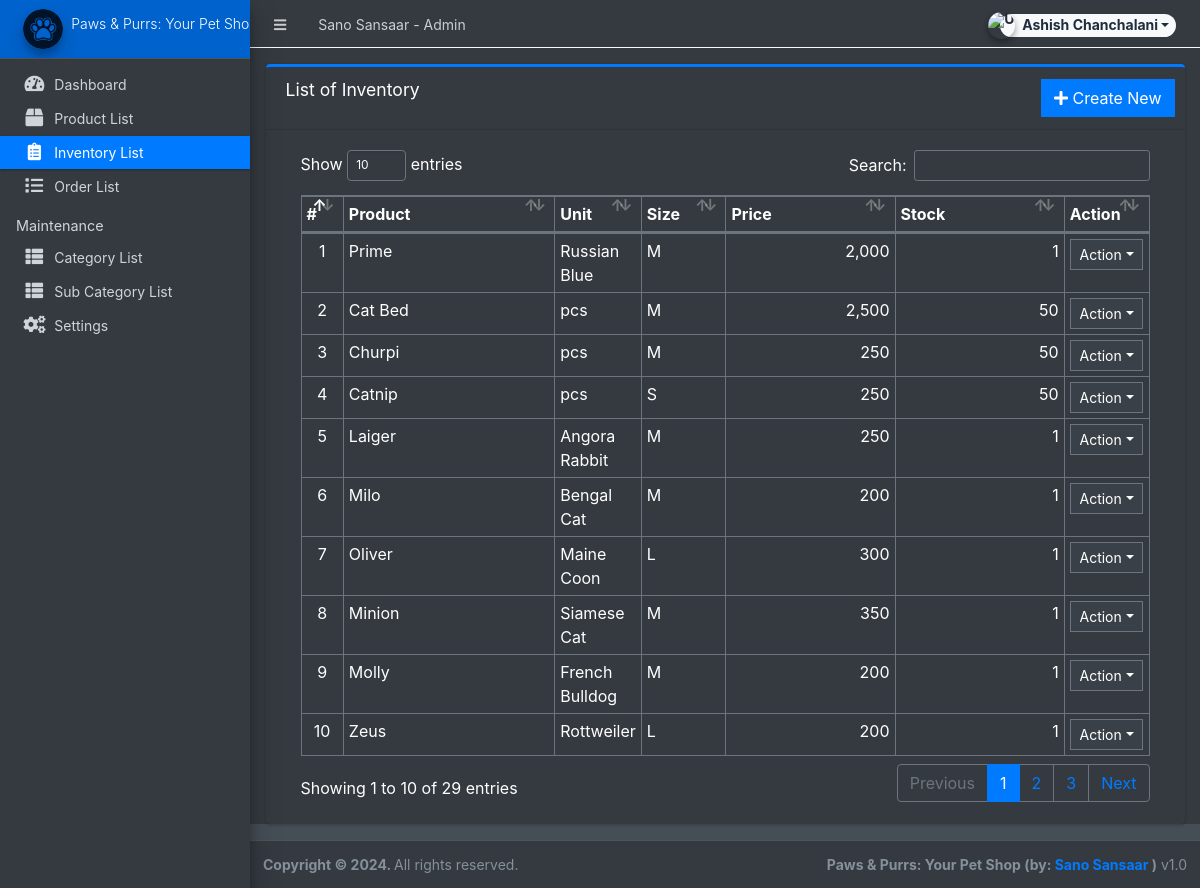
Page /pet_shop/admin/?page=inventory (signed in) on the committed database.
### tables this page shows
CREATE TABLE `inventory` (
  `id` int(30) NOT NULL,
  `product_id` int(30) NOT NULL,
  `quantity` double NOT NULL,
  `unit` varchar(100) NOT NULL,
  `price` float NOT NULL,
  `size` varchar(250) NOT NULL,
  `date_created` datetime NOT NULL DEFAULT current_timestamp(),
  `date_updated` datetime DEFAULT NULL ON UPDATE current_timestamp()
);

CREATE TABLE `products` (
  `id` int(30) NOT NULL,
  `category_id` int(30) NOT NULL,
  `sub_category_id` int(30) NOT NULL,
  `product_name` varchar(250) NOT NULL,
  `description` text NOT NULL,
  `status` tinyint(1) NOT NULL DEFAULT 1,
  `date_created` datetime NOT NULL DEFAULT current_timestamp()
);

### pet_shop/admin/inventory/index.php (the view, shortened to what this page needs)
<div class="card card-outline card-primary">
	<div class="card-header">
		<h3 class="card-title">List of Inventory</h3>
		<div class="card-tools">
			<a href="?page=inventory/manage_inventory" class="btn btn-flat btn-primary"><span class="fas fa-plus"></span>  Create New</a>
		</div>
	</div>
	<div class="card-body">
		<div class="container-fluid">
        <div class="container-fluid">
			<table class="table table-bordered table-stripped">
				<colgroup>
					<col width="5%">
					<col width="25%">
					<col width="10%">
					<col width="10%">
					<col width="20%">
					<col width="20%">
					<col width="10%">
				</colgroup>
				<thead>
					<tr>
						<th>#</th>
						<th>Product</th>
						<th>Unit</th>
						<th>Size</th>
						<th>Price</th>
						<th>Stock</th>
						<th>Action</th>
					</tr>
				</thead>
				<tbody>
					<?php
					$i = 1;
						$qry = $conn->query("SELECT i.*,p.product_name as product from `inventory` i inner join `products` p on p.id = i.product_id order by unix_timestamp(i.date_created) desc ");
						while($row = $qry->fetch_assoc()):
						$sold = $conn->query("SELECT SUM(ol.quantity) as sold FROM order_list ol inner join orders o on o.id = ol.order_id where ol.product_id='{$row['id']}' and o.`status` != 4 ");
						$sold = $sold->num_rows > 0 ? $sold->fetch_assoc()['sold'] : 0;
						$avail = $row['quantity'] - $sold;
					?>
						<tr>
							<td class="text-center"><?php echo $i++; ?></td>
							<td><?php echo $row['product'] ?></td>
							<td><?php echo $row['unit'] ?></td>
							<td><?php echo $row['size'] ?></td>
							<td class="text-right"><?php echo number_format($row['price']) ?></td>
							<td class="text-right"><?php echo $avail ?></td>
							<td align="center">
								 <button type="button" class="btn btn-flat btn-default btn-sm dropdown-toggle dropdown-icon" data-toggle="dropdown">
				                  		Action
				                  </button>
							</td>
						</tr>
					<?php endwhile; ?>
				</tbody>
			</table>
		</div>
		</div>
	</div>
</div>

### rows in the picture
inventory: product.product_name "Prime", unit "Russian Blue", size "M", price "2,000", quantity "1"
inventory: product.product_name "Cat Bed", unit "pcs", size "M", price "2,500", quantity "50"
inventory: product.product_name "Churpi", unit "pcs", size "M", price "250", quantity "50"
inventory: product.product_name "Catnip", unit "pcs", size "S", price "250", quantity "50"
inventory: product.product_name "Laiger", unit "Angora Rabbit", size "M", price "250", quantity "1"
inventory: product.product_name "Milo", unit "Bengal Cat", size "M", price "200", quantity "1"
inventory: product.product_name "Oliver", unit "Maine Coon", size "L", price "300", quantity "1"
inventory: product.product_name "Minion", unit "Siamese Cat", size "M", price "350", quantity "1"
inventory: product.product_name "Molly", unit "French Bulldog", size "M", price "200", quantity "1"
inventory: product.product_name "Zeus", unit "Rottweiler", size "L", price "200", quantity "1"

### other values in the picture
$_settings->info('name') "Sano Sansaar"
$_settings->userdata('firstname').' '.$_settings->userdata('lastname') "Ashish Chanchalani"
$_settings->info('short_name') "Paws & Purrs: Your Pet…"
$_settings->info('short_name') "Paws & Purrs: Your Pet Shop"
